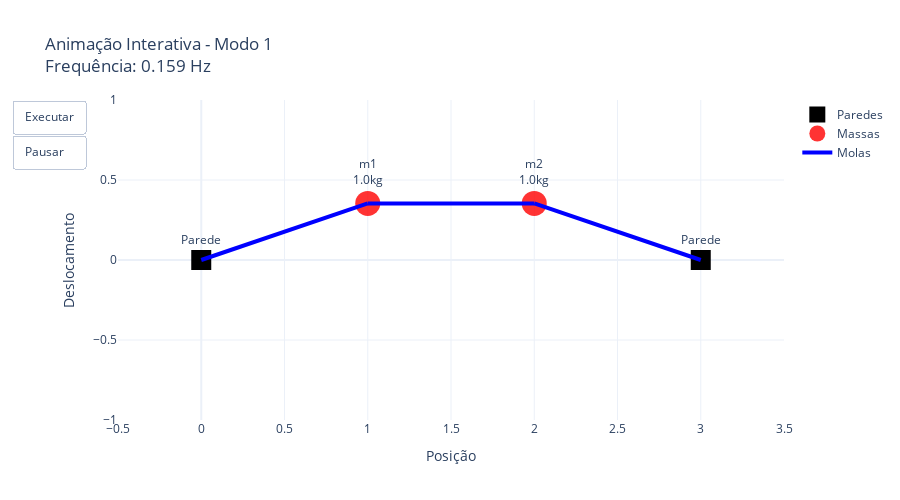
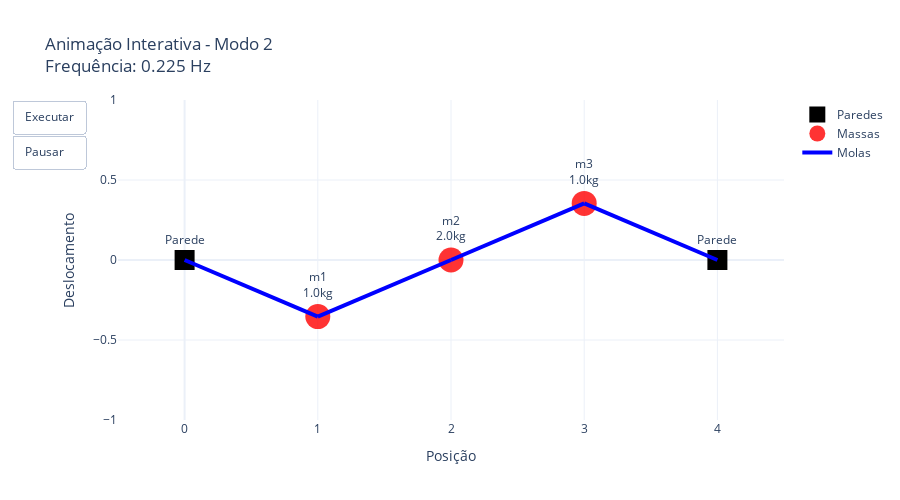

These figures' notebook cell, in order:
### Code cell
def create_interactive_animation(masses, springs, mode_number=1):
    system = MassSpringSystem(masses, springs)
    frequencies, mode_shapes = system.solve_eigenvalue_problem()
    
    mode_idx = mode_number - 1
    if mode_idx >= len(frequencies):
        print(f"Modo {mode_number} não disponível para este sistema")
        return
    
    n_frames = 60
    time_points = np.linspace(0, 2 * np.pi, n_frames) 
    omega = 2 * np.pi * frequencies[mode_idx]
    
    n_masses = len(masses)
    x_positions = np.arange(n_masses + 2)
    
    frames = []
    
    for i, t in enumerate(time_points):
        displacements = np.zeros(n_masses + 2)
        displacements[1:-1] = mode_shapes[:, mode_idx] * np.cos(omega * t) * 0.5
        
        frame_data = []
        
        # Paredes
        frame_data.append(go.Scatter(
            x=[x_positions[0], x_positions[-1]],
            y=[0, 0],
            mode='markers+text',
            marker=dict(size=20, color='black', symbol='square'),
            text=['Parede', 'Parede'],
            textposition='top center',
            name='Paredes',
            showlegend=(i == 0)
        ))
        
        # Massas
        mass_x = x_positions[1:-1]
        mass_y = displacements[1:-1]
        mass_labels = [f'm{j+1}<br>{masses[j]:.1f}kg' for j in range(n_masses)]
        
        frame_data.append(go.Scatter(
            x=mass_x,
            y=mass_y,
            mode='markers+text',
            marker=dict(size=25, color='red', opacity=0.8),
            text=mass_labels,
            textposition='top center',
            name='Massas',
            showlegend=(i == 0)
        ))
        
        # Molas
        molas_x = []
        molas_y = []
        for j in range(n_masses + 1):
            x_start, x_end = x_positions[j], x_positions[j+1]
            y_start, y_end = displacements[j], displacements[j+1]
            
            molas_x.extend([x_start, x_end, None])
            molas_y.extend([y_start, y_end, None])
            
        frame_data.append(go.Scatter(
            x=molas_x,
            y=molas_y,
            mode='lines',
            line=dict(color='blue', width=4),
            name='Molas',
            showlegend=(i == 0)
        ))
        
        frames.append(go.Frame(data=frame_data, name=str(i)))
    
    fig = go.Figure(
        data=frames[0].data,
        frames=frames
    )
    
    fig.update_layout(
        title=f'Animação Interativa - Modo {mode_number}<br>Frequência: {frequencies[mode_idx]:.3f} Hz',
        xaxis=dict(range=[-0.5, n_masses + 1.5], title='Posição'),
        yaxis=dict(range=[-1, 1], title='Deslocamento'),
        updatemenus=[{
            'type': 'buttons',
            'showactive': False,
            'buttons': [
                {
                    'label': 'Executar',
                    'method': 'animate',
                    'args': [None, {
                        'frame': {'duration': 100, 'redraw': True},
                        'fromcurrent': True,
                        'transition': {'duration': 0}
                    }]
                },
                {
                    'label': 'Pausar',
                    'method': 'animate',
                    'args': [[None], {
                        'frame': {'duration': 0, 'redraw': False},
                        'mode': 'immediate',
                        'transition': {'duration': 0}
                    }]
                }
            ]
        }],
        height=500
    )
    
    fig.show()

print("\nAnimação 1: Sistema de duas massas, Modo 1")
create_interactive_animation([1, 1], [1, 1, 1], mode_number=1)

print("\nAnimação 2: Sistema de três massas, Modo 2")
create_interactive_animation([1, 2, 1], [1, 1, 1, 1], mode_number=2)

### Figure 1 — Plotly figure (JSON) as saved in the notebook; plotly's stock layout.template omitted (floating-point values rounded to 4 significant figures)
{"data": [{"marker": {"color": "black", "size": 20, "symbol": "square"}, "mode": "markers+text", "name": "Paredes", "showlegend": true, "text": ["Parede", "Parede"], "textposition": "top center", "type": "scatter", "x": [0, 3], "y": [0, 0]}, {"marker": {"color": "red", "opacity": 0.8, "size": 25}, "mode": "markers+text", "name": "Massas", "showlegend": true, "text": ["m1<br>1.0kg", "m2<br>1.0kg"], "textposition": "top center", "type": "scatter", "x": [1, 2], "y": [0.3536, 0.3536]}, {"line": {"color": "blue", "width": 4}, "mode": "lines", "name": "Molas", "showlegend": true, "type": "scatter", "x": [0, 1, null, 1, 2, null, 2, 3, null], "y": [0, 0.3536, null, 0.3536, 0.3536, null, 0.3536, 0, null]}], "layout": {"height": 500, "title": {"text": "Animação Interativa - Modo 1<br>Frequência: 0.159 Hz"}, "updatemenus": [{"buttons": [{"args": [null, {"frame": {"duration": 100, "redraw": true}, "fromcurrent": true, "transition": {"duration": 0}}], "label": "Executar", "method": "animate"}, {"args": [[null], {"frame": {"duration": 0, "redraw": false}, "mode": "immediate", "transition": {"duration": 0}}], "label": "Pausar", "method": "animate"}], "showactive": false, "type": "buttons"}], "xaxis": {"range": [-0.5, 3.5], "title": {"text": "Posição"}}, "yaxis": {"range": [-1, 1], "title": {"text": "Deslocamento"}}}}

### Figure 2 — Plotly figure (JSON) as saved in the notebook; plotly's stock layout.template omitted (floating-point values rounded to 4 significant figures)
{"data": [{"marker": {"color": "black", "size": 20, "symbol": "square"}, "mode": "markers+text", "name": "Paredes", "showlegend": true, "text": ["Parede", "Parede"], "textposition": "top center", "type": "scatter", "x": [0, 4], "y": [0, 0]}, {"marker": {"color": "red", "opacity": 0.8, "size": 25}, "mode": "markers+text", "name": "Massas", "showlegend": true, "text": ["m1<br>1.0kg", "m2<br>2.0kg", "m3<br>1.0kg"], "textposition": "top center", "type": "scatter", "x": [1, 2, 3], "y": [-0.3536, 1.68e-17, 0.3536]}, {"line": {"color": "blue", "width": 4}, "mode": "lines", "name": "Molas", "showlegend": true, "type": "scatter", "x": [0, 1, null, 1, 2, null, 2, 3, null, 3, 4, null], "y": [0, -0.3536, null, -0.3536, 1.68e-17, null, 1.68e-17, 0.3536, null, 0.3536, 0, null]}], "layout": {"height": 500, "title": {"text": "Animação Interativa - Modo 2<br>Frequência: 0.225 Hz"}, "updatemenus": [{"buttons": [{"args": [null, {"frame": {"duration": 100, "redraw": true}, "fromcurrent": true, "transition": {"duration": 0}}], "label": "Executar", "method": "animate"}, {"args": [[null], {"frame": {"duration": 0, "redraw": false}, "mode": "immediate", "transition": {"duration": 0}}], "label": "Pausar", "method": "animate"}], "showactive": false, "type": "buttons"}], "xaxis": {"range": [-0.5, 4.5], "title": {"text": "Posição"}}, "yaxis": {"range": [-1, 1], "title": {"text": "Deslocamento"}}}}
